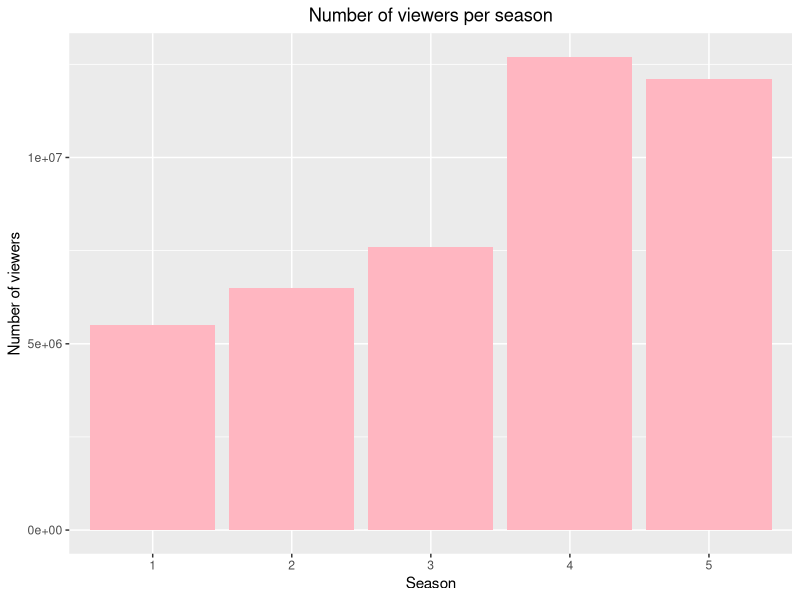

The R script that drew this image:
## ---- chunk 1
#| echo: false
seasons <- c('1','2','3','4','5')
episodes <- c(9, 10, 10, 10, 14)
release_date <- c('20.06.2018', '19.06.2019', '21.06.2020', '07.11.2021', '07.13.2022')
no_viewers <- c(5500000, 6500000, 7600000, 12700000, 12100000)
df <- data.frame(seasons, episodes, release_date, no_viewers)
knitr::kable(df, "html", caption = "Yellowstone - episodes")
getwd()
## ---- chunk 2
#| echo: false

library(ggplot2)
ggplot(df, aes(x = seasons, y = no_viewers)) +
  geom_col(fill = 'lightpink') + 
  labs(title = "Number of viewers per season",
       x = "Season",
       y = "Number of viewers") +
   theme(
    plot.title = element_text(hjust = 0.5)
  )
